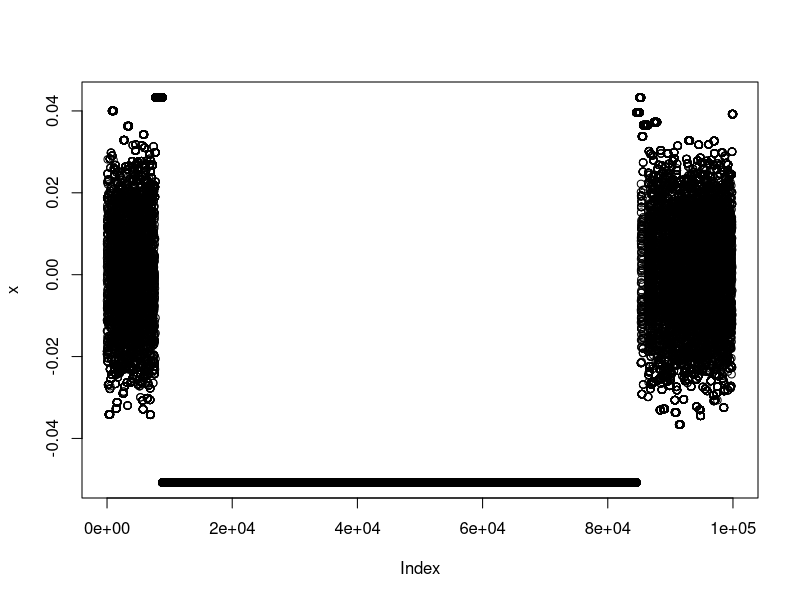

The R source for this figure:
T=1e5
prop=x=rnorm(T,sd=.01)
ratop=dnorm(prop,log=TRUE)-dnorm(prop,sd=.01,log=TRUE)
ratav=ratop[1]
logu=ratop-log(runif(T))
for (t in 2:T){
  if (logu[t]>ratav){
    x[t]=prop[t];ratav=ratop[t]}else{x[t]=x[t-1]}
  }

plot(x)
